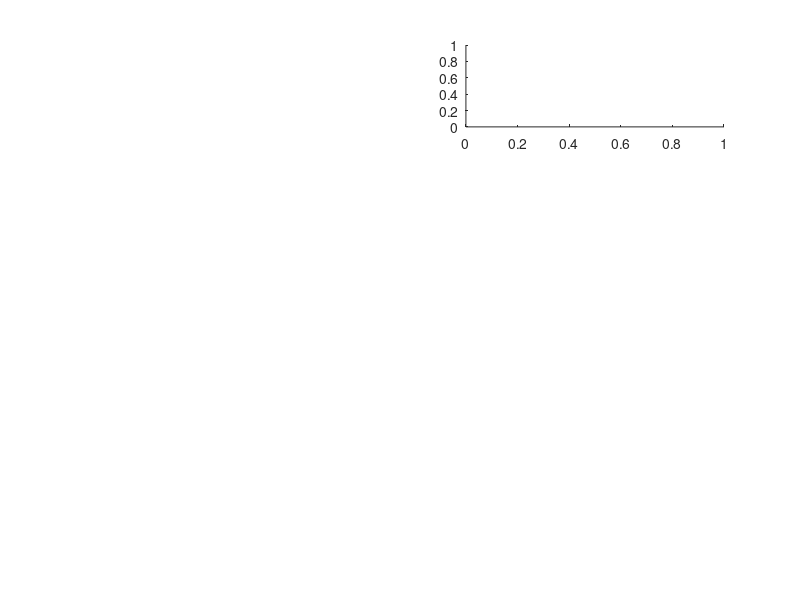

MATLAB code to generate this figure: (Note: this script raises an error after producing the figure.)
figure(1)
subplot(4,2,2)
plot(DrCycles.C505(:,1),DrCycles.C505(:,2).*1.609344,'r','LineWidth',1.1)
ylabel('Speed [km/h]');
xlabel('Time [sec]');
grid on;
title('2: C505 Drivecycle')

subplot(4,2,1)
plot(DrCycles.FTP(:,1),DrCycles.FTP(:,2).*1.609344,'r','LineWidth',1.1)
ylabel('Speed [km/h]');
xlabel('Time [sec]');
grid on;
title('1: FTP Drivecycle')

subplot(4,2,3)
plot(DrCycles.UDDS(:,1),DrCycles.UDDS(:,2).*1.609344,'r','LineWidth',1.1)
ylabel('Speed [km/h]');
xlabel('Time [sec]');
grid on;
title('3: UDDS Drivecycle')

subplot(4,2,4)
plot(DrCycles.HWFET(:,1),DrCycles.HWFET(:,2).*1.609344,'r','LineWidth',1.1)
ylabel('Speed [km/h]');
xlabel('Time [sec]');
grid on;
title('4: HWFET Drivecycle')

subplot(4,2,5)
plot(DrCycles.US06(:,1),DrCycles.US06(:,2).*1.609344,'r','LineWidth',1.1)
ylabel('Speed [km/h]');
xlabel('Time [sec]');
grid on;
title('5: US06 Drivecycle')

subplot(4,2,6)
plot(DrCycles.US06City(:,1),DrCycles.US06City(:,2).*1.609344,'r','LineWidth',1.1)
ylabel('Speed [km/h]');
xlabel('Time [sec]');
grid on;
title('6: US06City Drivecycle')

subplot(4,2,7)
plot(DrCycles.US06Hwy(:,1),DrCycles.US06Hwy(:,2).*1.609344,'r','LineWidth',1.1)
ylabel('Speed [km/h]');
xlabel('Time [sec]');
grid on;
title('7: US06Hwy Drivecycle')